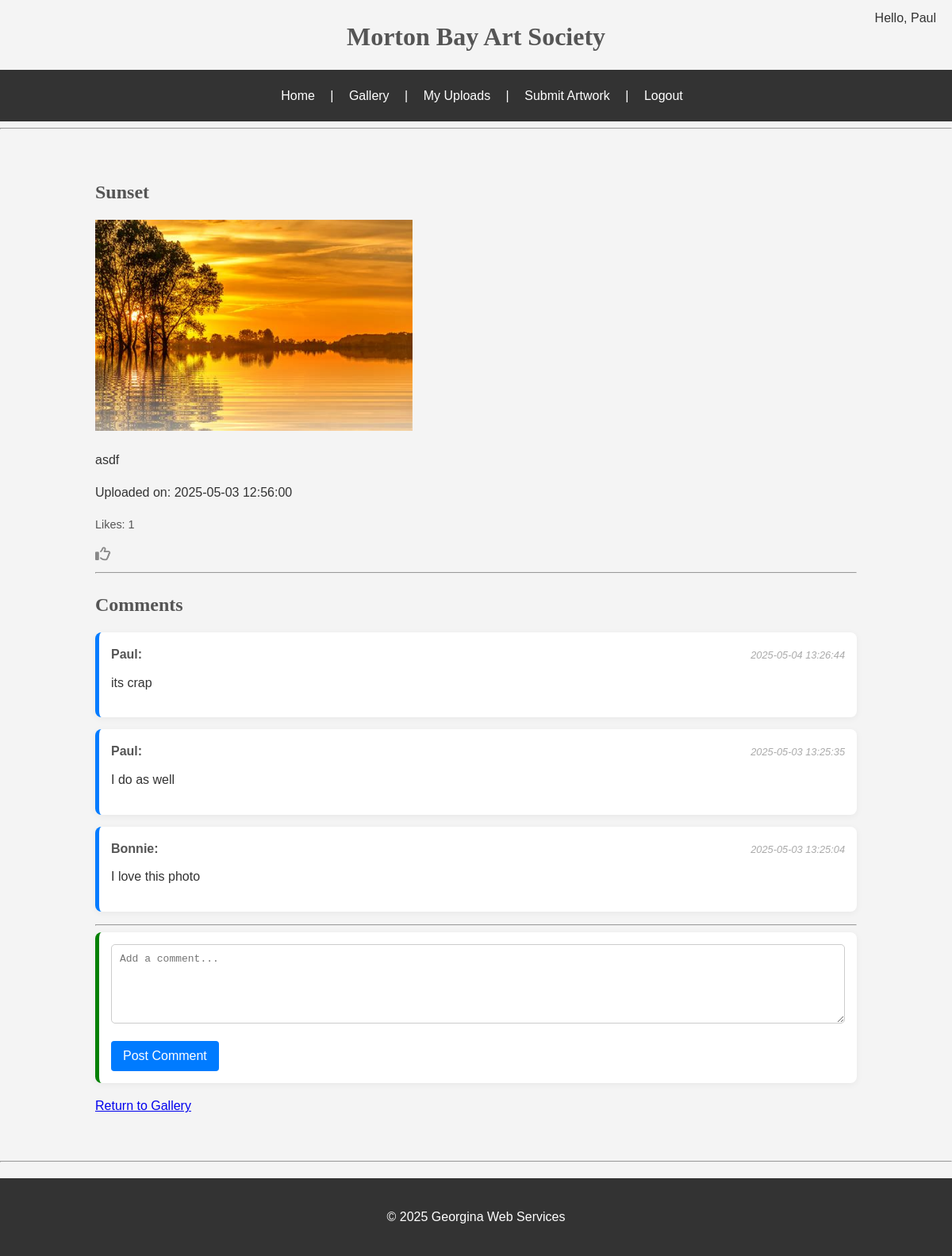
Page /artwork/2 (signed in) on the committed database.
### tables this page shows
CREATE TABLE Users (
            user_id INTEGER PRIMARY KEY AUTOINCREMENT,
            username TEXT NOT NULL UNIQUE,
            email TEXT NOT NULL UNIQUE,
            password TEXT NOT NULL,
            user_type TEXT NOT NULL CHECK (user_type IN ('artist', 'enthusiast', 'admin'))
        );

CREATE TABLE Artworks (
            artwork_id INTEGER PRIMARY KEY AUTOINCREMENT,
            artist_id INTEGER NOT NULL,
            title TEXT NOT NULL,
            description TEXT,
            submission_date TIMESTAMP DEFAULT CURRENT_TIMESTAMP,
            image_path TEXT,
            pending INTEGER DEFAULT 1,
            FOREIGN KEY (artist_id) REFERENCES Artists(artist_id)
        );

CREATE TABLE Comments (
            comment_id INTEGER PRIMARY KEY AUTOINCREMENT,
            artwork_id INTEGER NOT NULL,
            user_id INTEGER NOT NULL,
            comment TEXT NOT NULL,
            timestamp TIMESTAMP DEFAULT CURRENT_TIMESTAMP,
            FOREIGN KEY (artwork_id) REFERENCES Artworks(artwork_id),
            FOREIGN KEY (user_id) REFERENCES Users(user_id)
        );

### app.py (the view)
@app.route('/artwork/<int:artwork_id>')
def view_artwork(artwork_id):
    conn = get_db_connection()
    artwork = conn.execute('SELECT * FROM Artworks WHERE artwork_id = ?', (artwork_id,)).fetchone()
    like_count = conn.execute(
        'SELECT COUNT(*) FROM Likes WHERE artwork_id = ?', (artwork_id,)
    ).fetchone()[0]
    user_liked = False
    if 'user_id' in session:
        user_liked = conn.execute(
            'SELECT 1 FROM Likes WHERE user_id = ? AND artwork_id = ?',
            (session['user_id'], artwork_id)
        ).fetchone() is not None
    comments = conn.execute('''
        SELECT c.comment, c.timestamp, u.username
        FROM Comments c
        JOIN Users u ON c.user_id = u.user_id
        WHERE c.artwork_id = ?
        ORDER BY c.timestamp DESC
    ''', (artwork_id,)).fetchall()
    conn.close()
    return render_template(
        'view_artwork.html',
        artwork=artwork,
        comments=comments,
        like_count=like_count,  # Make sure this is included
        user_liked=user_liked
    )

### app.py (called while the page is built)
def get_db_connection():
    conn = sqlite3.connect('database.db')
    conn.row_factory = sqlite3.Row
    return conn

### templates/view_artwork.html (shortened to what this page needs)
{% extends 'base.html' %}
{% block content %}
    <div class="artwork-detail-container">
        <h2>{{ artwork.title }}</h2>
        <img src="{{ url_for('static', filename=artwork.image_path) }}" alt="{{ artwork.title }}" width="400">
        <p>{{ artwork.description }}</p>
        <p>Uploaded on: {{ artwork.submission_date }}</p>
        <div class="artwork-actions">
            <p class="like-count" data-artwork-id="{{ artwork.artwork_id }}">Likes: {{ like_count or 0 }}</p>
            {% if session['user_id'] %}
                <button class="like-button" data-artwork-id="{{ artwork.artwork_id }}" data-is-liked="{{ 'true' if user_liked else 'false' }}">
                    <i class="fa-regular fa-thumbs-up {% if user_liked %}liked{% endif %}"></i>
                </button>
            {% else %}
                <p>Please <a href="{{ url_for('login') }}">log in</a> to like this artwork.</p>
            {% endif %}
        </div>
        <hr>
        <h2>Comments</h2>
        {% if comments %}
            <ul class="comment-list">
                {% for comment in comments %}
                <li class="comment-item">
                    <div class="comment-header">
                        <strong>{{ comment.username }}:</strong>
                        <em class="comment-timestamp">{{ comment.timestamp }}</em>
                    </div>
                    <p class="comment-text">{{ comment.comment }}</p>
                </li>
                {% endfor %}
            </ul>
        {% else %}
            <p>No comments yet.</p>
        {% endif %}
        <hr>
        {% if 'user_id' in session %}
            <form action="{{ url_for('post_comment', artwork_id=artwork.artwork_id) }}" method="POST">
                <textarea name="comment" required placeholder="Add a comment..." rows="4" cols="50"></textarea><br>
                <input type="submit" value="Post Comment">
            </form>
        {% else %}
            <p>Please <a href="{{ url_for('login') }}">log in</a> to leave a comment.</p>
        {% endif %}
        <p><a href="{{ url_for('gallery') }}">Return to Gallery</a></p>
    </div>
{% endblock %}

### templates/base.html (shortened to what this page needs)
<!DOCTYPE html>
<html lang="en">
<head>
    <link rel="stylesheet" href="{{ url_for('static', filename='css/style.css') }}">
    <link rel="stylesheet" href="https://cdnjs.cloudflare.com/ajax/libs/font-awesome/6.0.0/css/all.min.css" />
</head>
<body>
    <header>
        <h1>Morton Bay Art Society</h1>
        <div class="top-right-greeting">
            {% if 'user_id' in session %}
                Hello, {{ session['username'] }}
            {% endif %}
        </div>
        <nav>
            <span class="navbar-greeting">
                {% if 'user_id' in session %}
                    <a href="{{ url_for('index') }}">Home</a> |
                    <a href="{{ url_for('gallery') }}">Gallery</a> |
                    {% if session['user_type'] in ('artist') %}
                        <a href="{{ url_for('my_uploads') }}">My Uploads</a> |
                        <a href="{{ url_for('upload') }}">Submit Artwork</a> |
                    {% endif %}
                    <a href="{{ url_for('logout') }}">Logout</a>
                {% else %}
                    <a href="{{ url_for('index') }}">Home</a> |
                    <a href="{{ url_for('gallery') }}">Gallery</a> |
                    <a href="{{ url_for('login') }}">Login</a> |
                    <a href="{{ url_for('register') }}">Register</a>
                {% endif %}
            </span>
        </nav>
    </header>
    <hr>
    {% block content %}
        {% endblock %}
    <hr>
    <footer>
        <p>&copy; 2025 Georgina Web Services</p>
    </footer>
</body>
</html>

### static/css/style.css (style rules this page uses)
body { font-family: 'Helvetica', sans-serif; margin: 0; padding: 0; background-color: #f4f4f4; color: #333; line-height: 1.6; }
h1 { font-family: 'Georgia', serif; color: #555; margin-bottom: 15px; text-align: center; }
h2, h3 { font-family: 'Georgia', serif; color: #555; margin-bottom: 15px; }
nav { background-color: #333; display: grid; grid-template-columns: auto; justify-content: center; padding: 10px 0; }
.navbar-greeting { color: white; text-decoration: none; padding: 10px 15px; display: inline-block; }
.top-right-greeting { position: absolute; top: 10px; right: 20px; z-index: 10; text-align: right; }
.navbar-greeting a:last-child { margin-right: 0; }
nav a { margin: 0 15px; color: white; text-align: center; text-decoration: none; display: inline-block; }
input[type="submit"], button { background-color: #555; color: white; border: none; padding: 10px 20px; border-radius: 5px; cursor: pointer; transition: background-color 0.2s ease-in-out; }
form input[type="text"], form input[type="email"], form input[type="password"], form textarea, form select { width: 100%; padding: 10px; margin-bottom: 15px; border: 1px solid #ccc; border-radius: 5px; box-sizing: border-box; }
footer { text-align: center; padding: 20px; background-color: #333; color: white; margin-top: 20px; }
.like-button { background-color: #f0f0f0; border: 1px solid #ccc; padding: 5px 10px; cursor: pointer; border-radius: 5px; font-size: 16px; }
.like-button { background: none; border: none; padding: 0; cursor: pointer; font-size: 1.2em; outline: none; color: #888; }
.like-count { margin-right: 10px; font-size: 0.9em; color: #555; }
.artwork-detail-container { width: 80%; margin: 20px auto; padding: 20px; }
.comment-list { list-style: none; padding: 0; }
.comment-item { background-color: #fff; padding: 15px; margin-bottom: 15px; border-radius: 8px; box-shadow: 0 2px 8px rgba(0, 0, 0, 0.05); border-left: 5px solid #007bff; }
.comment-header { display: flex; align-items: baseline; margin-bottom: 8px; color: #555; }
.comment-header strong { font-weight: bold; margin-right: auto; }
.comment-timestamp { font-size: 0.8em; color: #aaa; }
.comment-text { line-height: 1.6; color: #333; margin-top: 10px; }
form { background-color: #fff; padding: 15px; margin-bottom: 15px; border-radius: 8px; box-shadow: 0 2px 8px rgba(0, 0, 0, 0.05); border-left: 5px solid green; }
input[type="text"], input[type="file"], textarea { width: 100%; padding: 10px; margin-bottom: 15px; border: 1px solid #ccc; border-radius: 4px; box-sizing: border-box; font-size: 1em; }
textarea { min-height: 100px; }
input[type="submit"] { background-color: #007bff; color: white; padding: 10px 15px; border: none; border-radius: 4px; cursor: pointer; font-size: 1em; }

### rows in the picture
Users: username "Paul"
Artworks: title "Sunset", image_path (picture), description "asdf", submission_date "2025-05-03 12:56:00"
Comments: username "Paul", timestamp "2025-05-04 13:26:44", comment "its crap"
Comments: username "Paul", timestamp "2025-05-03 13:25:35", comment "I do as well"
Comments: username "Bonnie", timestamp "2025-05-03 13:25:04", comment "I love this photo"

### other values in the picture
{{ like_count or 0 }} "1"
